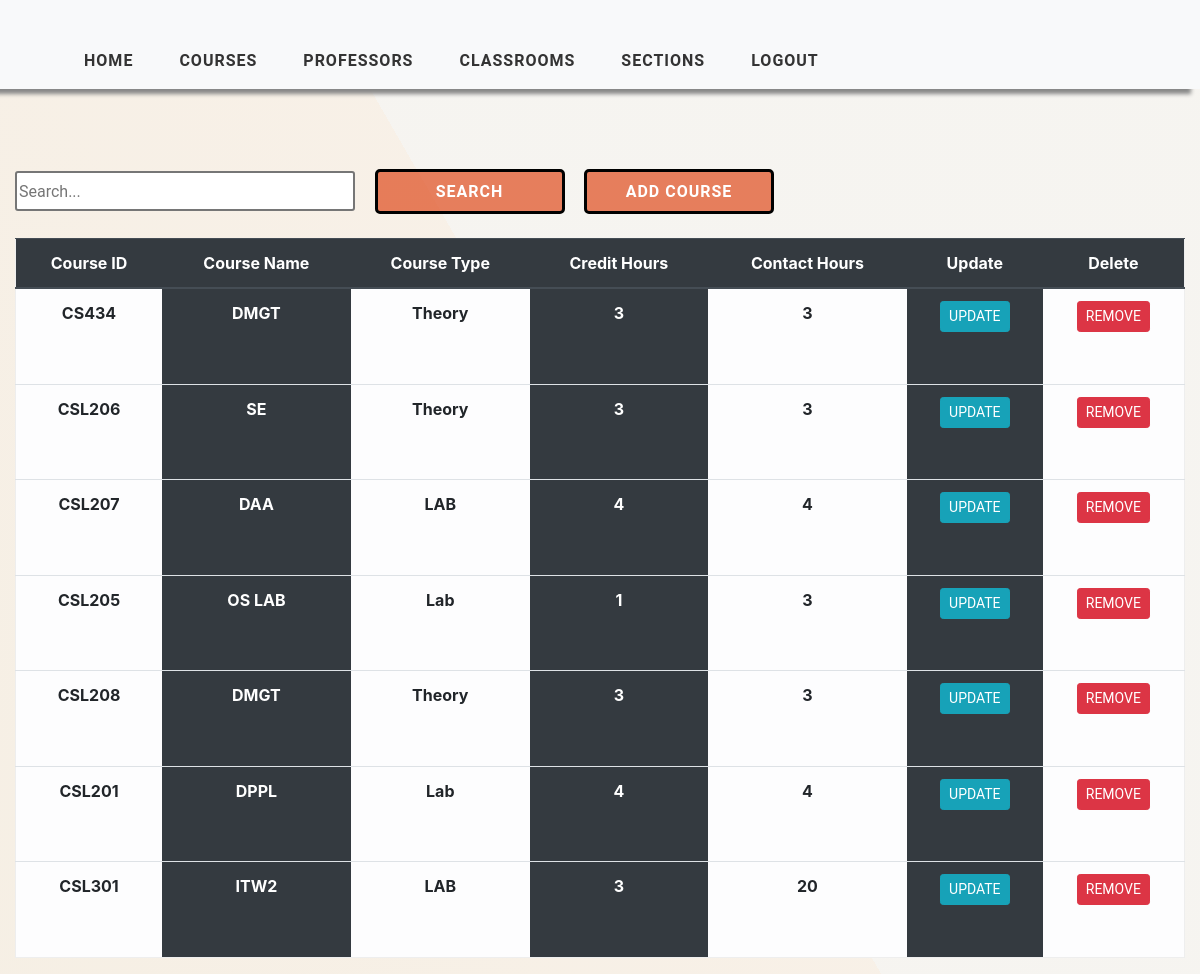
/course_view/ (signed in), run on the app's committed database.
### timetableapp/models.py (models this page shows, shortened)
class Course(models.Model):
    COURSE_TYPE = (
        ('Theory', 'Theory'),
        ('Lab', 'Lab')
    )
    course_id = models.CharField(max_length=1000, primary_key=True)
    course_name = models.CharField(max_length=1000, null=True)
    course_type = models.CharField(max_length=200, null=True)
    credit_hours = models.IntegerField(null=True)
    contact_hours = models.IntegerField(null=True)

### timetableapp/views.py (the view)
# urls.py: path('course_view/', views.CourseTable, name='course_view'),
@login_required(login_url='login')
def CourseTable(request):
    course = Course.objects.all()
    context = {'course': course}
    return render(request, 'timetableapp/CourseTable.html', context)

### timetableapp/templates/timetableapp/CourseTable.html (shortened to what this page needs)
{% extends 'timetableapp/main.html' %}
{% load static %}
{% block content %}
    <div class="container-fluid">
    <div class="search">
        <input type="text" class="searchbox" placeholder="Search...">
        <input type="submit" value="Search" class="searchButton">
        <a href="{% url 'add-course' %}"><button class="searchButton">Add Course </button></a>
    </div>
	<div class="table-responsive-lg">
        <table class="table ">
            <thead class="thead-dark">
			<tr>
                <div class="header__item filter__link" >
                   <th scope="col" class="text-center">Course ID</th>
                </div>
                <div class="header__item filter__link">
                  <th class="text-center" scope="col">Course Name</th>
                </div>
                <div class="header__item filter__link">
                   <th class="text-center" scope="col">Course Type</th>
                </div>
                <div class="header__item filter__link" >
                   <th class="text-center" scope="col">Credit Hours</th>
                </div>
                <div class="header__item filter__link">
                   <th class="text-center" scope="col">Contact Hours</th>
                </div>
                <div class="header__item filter__link">
                    <th class="text-center" scope="col"> Update</th>
                </div>
                <div class="header__item filter__link">
                     <th class="text-center" scope="col">Delete</th>
                </div>
			</tr>
            </thead>
                {% for corse in course %}
				<tr>
                        <th scope="row" class="table-light text-center">{{ corse.course_id }}</th>
						<th scope="row" class="table-dark text-center"  >{{ corse.course_name }}</th>
						<th scope="row" class="table-light text-center"> {{ corse.course_type}}</th>
						<th scope="row" class="table-dark text-center"> {{ corse.credit_hours}}</th>
                        <th scope="row" class="table-light text-center"> {{ corse.contact_hours}}</th>
                        <th scope="row" class="table-dark text-center"> <a href="{% url 'update-course' corse.course_id %}" class="btn btn-sm btn-info">Update</a></th>
                        <th scope="row" class="table-light text-center"> <a href="{% url 'delete-course' corse.course_id %}" class="btn btn-sm btn-danger" >Remove</a></th>
					</tr>
                {% endfor %}
        </table>
</div>
    </div>
{% endblock %}

### static/css/style.css (style rules this page uses)
a { cursor: pointer; }
body { background: linear-gradient(60deg, #f1e7d7a8, #f3e7d89c 50%, #f1eee8a2 50%); }

### static/css/tables.css (style rules this page uses)
*, *:before, *:after { box-sizing: border-box; }
body { font-family: "Roboto", sans-serif; margin: 0; }
.table { border: 1px solid #eeeeee; overflow-y: auto; overflow-x: auto; overflow-style: marquee-line; height: 720px; }
.table-data, .header__item { flex: 1 1 20%; text-align: center; font-family: Roboto, sans-serif; font-weight: bold; }
.header__item { text-transform: uppercase; }
.filter__link { color: white; text-decoration: none; position: relative; display: inline-block; padding-left: 24px; padding-right: 24px; }
.filter__link::after { content: ""; position: absolute; right: -18px; color: white; font-size: 12px; top: 50%; transform: translateY(-50%); }
.btn { border-radius: 5 !important; font-family: Roboto, sans-serif !important; text-transform: uppercase; }
.search { display: inline-block; }
.searchbox { width: 340px; height: 40px; border-style: solid; border-radius: 3px; font-family: Roboto, sans-serif; text-align: justify; }
.searchButton { width: 190px; height: 45px ; font-family: Roboto, sans-serif; text-transform: uppercase; letter-spacing: 1px; font-weight: bolder; color: white ; background: rgba(221, 63, 15, 0.651); margin-left: 15px; margin-top: 40px; border-color: black ; border-radius: 5px; border-style: solid; border-width: 3px ; }

### data on the page
Course: course_id "CS434", course_name "DMGT", course_type "Theory", credit_hours "3", contact_hours "3"
Course: course_id "CSL206", course_name "SE", course_type "Theory", credit_hours "3", contact_hours "3"
Course: course_id "CSL207", course_name "DAA", course_type "LAB", credit_hours "4", contact_hours "4"
Course: course_id "CSL205", course_name "OS LAB", course_type "Lab", credit_hours "1", contact_hours "3"
Course: course_id "CSL208", course_name "DMGT", course_type "Theory", credit_hours "3", contact_hours "3"
Course: course_id "CSL201", course_name "DPPL", course_type "Lab", credit_hours "4", contact_hours "4"
Course: course_id "CSL301", course_name "ITW2", course_type "LAB", credit_hours "3", contact_hours "20"
